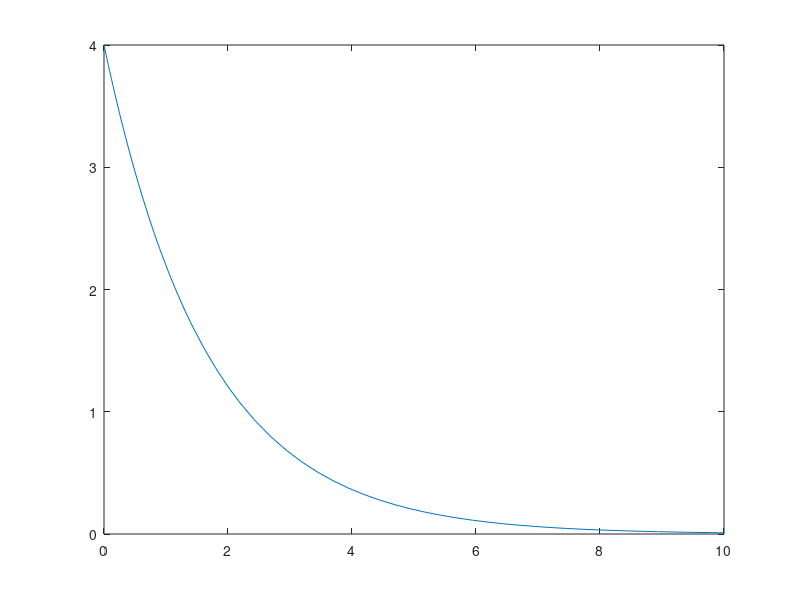

This figure's MATLAB source: (Note: this script raises an error after producing the figure.)
%% 1
tspan = [0 10];
x0 = 4;
k = 3/5;
[t,x] = ode45(@(t,x) -k*x, tspan, x0);
plot(t,x)

%% 2
y = dsolve('Dy = -k*y');
k = 3/5;
C2 = 4;
subs(y);
y1 = eval(y);
plot(t,y1)

err = immse(x,y1)

%% 3
SOL = ode45(@(t,x) -k*x, tspan, x0);
steps = SOL.x;
for i = 1:11
    stepsize(i) = steps(i+1) - steps(i);
end

stepsize(12) = 0;
plot(steps, stepsize)


